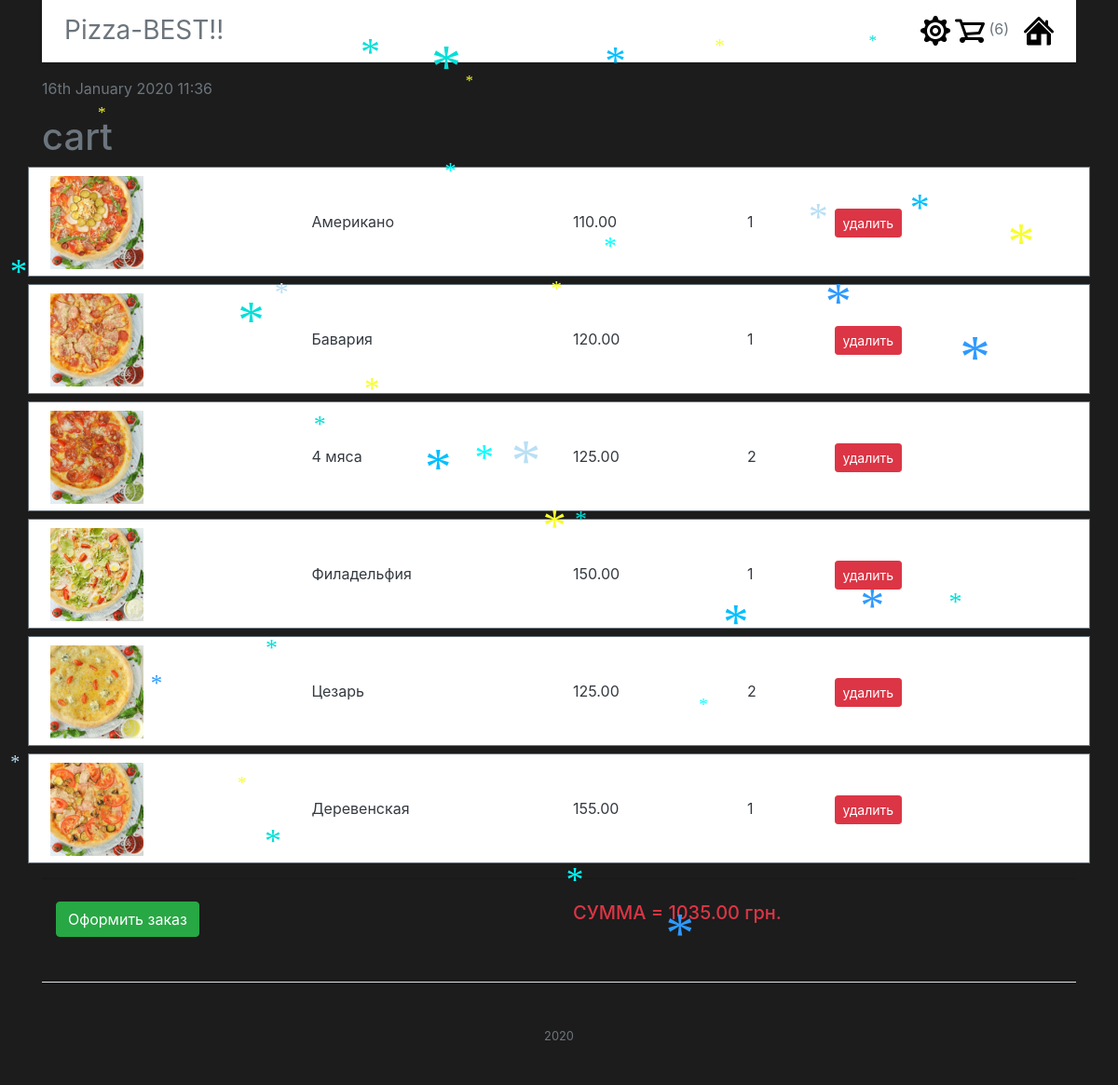
Page /cart/ on the committed database.
### pizza/models.py (models this page shows, shortened)
class Order(models.Model):
    pizzas = models.ManyToManyField(InstancePizza, blank=True)
    full_price = models.DecimalField(max_digits=12, decimal_places=2, default=0)

class InstancePizza(models.Model):
    name = models.CharField('Название', max_length=40)
    size = models.ForeignKey(Size, on_delete=models.CASCADE, verbose_name='Размер')
    price = models.DecimalField('Цена', max_digits=7, decimal_places=2, default=0)
    count = models.PositiveIntegerField('Количество', default=1)
    pizza_template = models.ForeignKey(Pizza, on_delete=models.CASCADE)

class Pizza(models.Model):
    name = models.CharField('Название', max_length=40)
    size = models.ForeignKey(Size, on_delete=models.CASCADE, verbose_name='Размер')
    price = models.DecimalField('Цена', max_digits=7, decimal_places=2, default=0)
    ingredient = models.ManyToManyField(Ingredient, verbose_name='Ингридиенты')
    description = models.CharField('Описание', max_length=300)
    image = models.ImageField(upload_to=image_folder)
    slug = models.SlugField()
    available = models.BooleanField('Наличие', default=True)
    class Meta:
        verbose_name = 'Пиццу'
        verbose_name_plural = 'Пиццы'
        ordering = ['name']

### pizza/views.py (the view)
# urls.py: path('cart/', views.PizzaCartView.as_view(), name='cart'),
class PizzaCartView(TemplateView):
    template_name = 'cart.html'

### pizza/clientip.py (called while the page is built)
def list_ip(request):
    client_ip = get_client_ip(request)
    if LIST_IP.get(client_ip):
        print("IP такой есть = ", client_ip)
    else:
        LIST_IP[client_ip] = client_ip
        print("IP новый = ", client_ip)

def get_client_ip(request):
    x_forwarded_for = request.META.get('HTTP_X_FORWARDED_FOR')
    if x_forwarded_for:
        client_ip = x_forwarded_for.split(',')[0]
    else:
        client_ip = request.META.get('REMOTE_ADDR')
    return client_ip

### pizza/context_processors.py (called while the page is built)
def context_pizza(request):
    return {
        'pizzas': Pizza.objects.all(),
        'order': Order.objects.first(),
    }

### pizza/templates/cart.html (shortened to what this page needs)
{% extends "index.html"  %}
{% block application %}
<h1>cart</h1>
{% for pizza in order.pizzas.all %}
<div class=" row p-2 mb-2 bg-white text-dark border border-secondary" >
    <div class="col-lg-3 col-sm-3 col-xs-12" style="height: 100px; line-height: 100px;">
        <img  src="{{pizza.pizza_template.image.url}}" style="width: 100px; height: 100px;" />
    </div>
    <div  class="col-lg-3 col-sm-3 col-xs-12 mob-fix" style="height: 100px; line-height: 100px;">
        {{pizza.name}}
    </div>
    <div class="col-lg-2 col-sm-2 col-xs-12 mob-fix" style="height: 100px; line-height: 100px;">
        {{pizza.price}}
    </div>
    <div class="col-lg-1 col-sm-2 col-xs-12 mob-fix" style="height: 100px; line-height: 100px;">
        {{pizza.count}}
    </div>
    <div class="col-lg-3 col-sm-2 col-xs-12 mob-fix" style="height: 100px; line-height: 100px;">
        <form action="/cart/" method="post">
             <div class="form-group mr-sm-2">
                  <a href="/del_instance/{{pizza.id}}" class="btn btn-danger btn-sm" role="button"> удалить </a>
             </div>
        </form>
    </div>
  </div>
{% endfor %}
<hr class="mb-4">
 <div class="col-md-12">
     <form action="shipping/">
         <div class="row">
         <div class="col-md-6">
             <button class="btn btn-success"> Оформить заказ </button>
         </div>
         <div class="col-md-6">
             <h5 class="text-danger">СУММА = {{ order.full_price }} грн.</h5>
         </div>
         </div>
     </form>
 </div>
{% endblock%}

### pizza/templates/header.html
{% load static %}
<div class="page-header ">
    <div class="d-flex flex-column flex-md-row align-items-center p-3 px-md-4 mb-3 bg-white border-bottom shadow-sm">
        <h3 class="my-0 mr-md-auto font-weight-normal">Pizza-BEST!!</h3>
        <nav class="my-2 my-md-0 mr-md-3">
            <a href="/admin/"><img class="text-hide" src="{% static 'images/cog.png'%}" alt="Admin"> </a>
            <a href="{% url 'cart'%}"><img class="text-hide" src="{% static 'images/shopping_cart.png'%}"
                                           alt="Cart"></a>
            <a>({{ order.pizzas.all|length }})</a>
        </nav>
        <a href="{% url 'home'%}"> <img class="text-hide" src="{% static 'images/home2.png'%}" alt="Home"></a>
    </div>
</div>

### pizza/templates/index.html (style rules this page uses)
body { background: #1C1C1C; color: #6c757d; }

### rows in the picture
Order: pizzas.all|length "6", full_price "1035.00"
InstancePizza: pizza_template.image (picture), name "Американо", price "110.00", count "1"
InstancePizza: pizza_template.image (picture), name "Бавария", price "120.00", count "1"
InstancePizza: pizza_template.image (picture), name "4 мяса", price "125.00", count "2"
InstancePizza: pizza_template.image (picture), name "Филадельфия", price "150.00", count "1"
InstancePizza: pizza_template.image (picture), name "Цезарь", price "125.00", count "2"
InstancePizza: pizza_template.image (picture), name "Деревенская", price "155.00", count "1"
